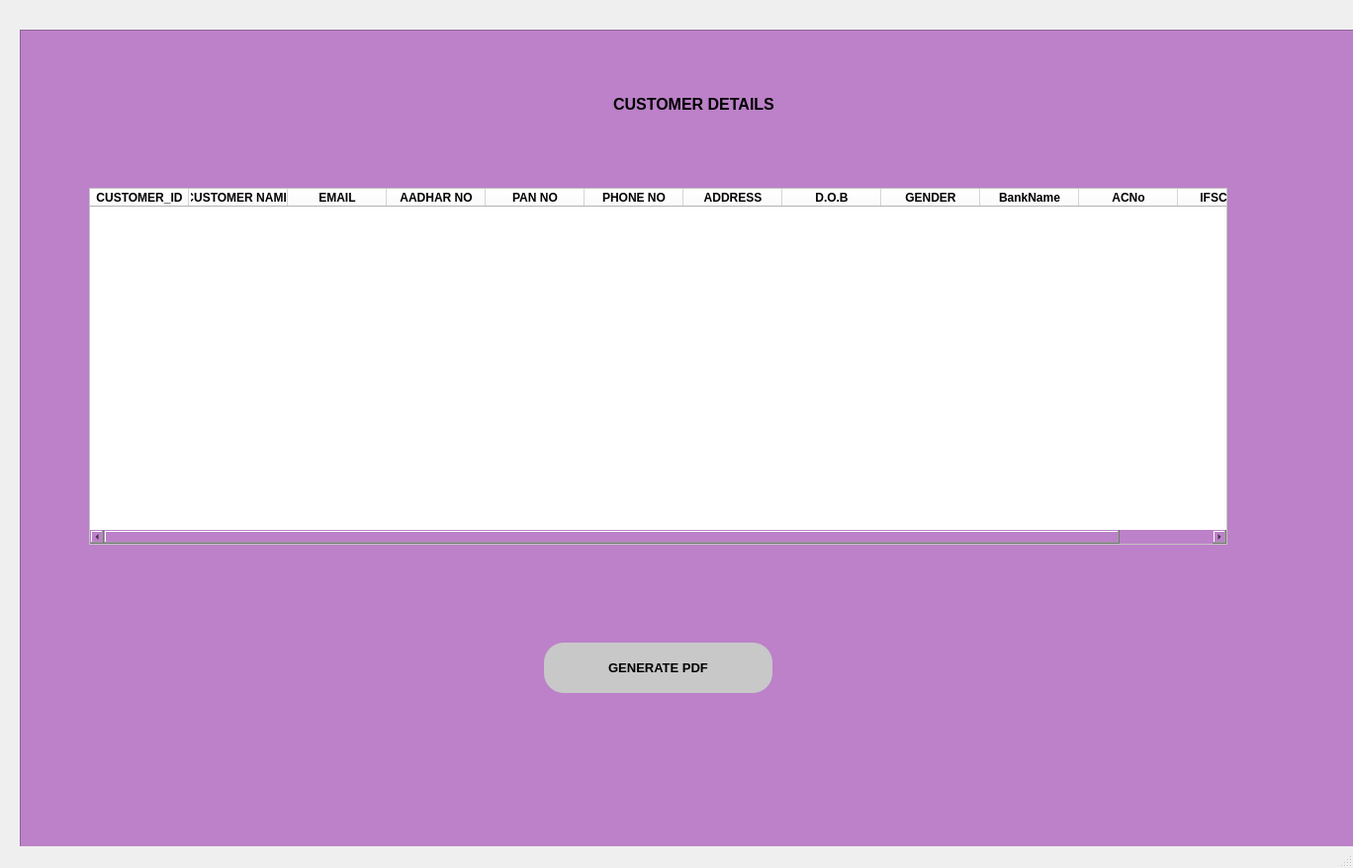
<?xml version="1.0" encoding="UTF-8"?>
<ui version="4.0">
 <class>CUSTOMERDETAILS</class>
 <widget class="QMainWindow" name="CUSTOMERDETAILS">
  <property name="geometry">
   <rect>
    <x>0</x>
    <y>0</y>
    <width>1368</width>
    <height>878</height>
   </rect>
  </property>
  <property name="minimumSize">
   <size>
    <width>1368</width>
    <height>878</height>
   </size>
  </property>
  <property name="maximumSize">
   <size>
    <width>1368</width>
    <height>878</height>
   </size>
  </property>
  <property name="windowTitle">
   <string>Customer Details</string>
  </property>
  <widget class="QWidget" name="centralwidget">
   <widget class="QFrame" name="F1">
    <property name="geometry">
     <rect>
      <x>20</x>
      <y>30</y>
      <width>1368</width>
      <height>878</height>
     </rect>
    </property>
    <property name="minimumSize">
     <size>
      <width>1368</width>
      <height>878</height>
     </size>
    </property>
    <property name="maximumSize">
     <size>
      <width>1368</width>
      <height>878</height>
     </size>
    </property>
    <property name="cursor">
     <cursorShape>PointingHandCursor</cursorShape>
    </property>
    <property name="styleSheet">
     <string notr="true">background-color: rgb(188, 129, 200);</string>
    </property>
    <property name="frameShape">
     <enum>QFrame::StyledPanel</enum>
    </property>
    <property name="frameShadow">
     <enum>QFrame::Raised</enum>
    </property>
    <widget class="QTableWidget" name="customerdetails">
     <property name="geometry">
      <rect>
       <x>70</x>
       <y>160</y>
       <width>1151</width>
       <height>361</height>
      </rect>
     </property>
     <property name="cursor" stdset="0">
      <cursorShape>ForbiddenCursor</cursorShape>
     </property>
     <property name="styleSheet">
      <string notr="true">background-color: rgb(255, 255, 255);</string>
     </property>
     <column>
      <property name="text">
       <string>CUSTOMER_ID</string>
      </property>
      <property name="font">
       <font>
        <weight>75</weight>
        <bold>true</bold>
       </font>
      </property>
     </column>
     <column>
      <property name="text">
       <string>CUSTOMER NAME</string>
      </property>
      <property name="font">
       <font>
        <weight>75</weight>
        <bold>true</bold>
        <kerning>true</kerning>
       </font>
      </property>
     </column>
     <column>
      <property name="text">
       <string>EMAIL</string>
      </property>
      <property name="font">
       <font>
        <weight>75</weight>
        <bold>true</bold>
       </font>
      </property>
     </column>
     <column>
      <property name="text">
       <string>AADHAR NO</string>
      </property>
      <property name="font">
       <font>
        <weight>75</weight>
        <bold>true</bold>
       </font>
      </property>
     </column>
     <column>
      <property name="text">
       <string>PAN NO</string>
      </property>
      <property name="font">
       <font>
        <weight>75</weight>
        <bold>true</bold>
       </font>
      </property>
     </column>
     <column>
      <property name="text">
       <string>PHONE NO</string>
      </property>
      <property name="font">
       <font>
        <weight>75</weight>
        <bold>true</bold>
       </font>
      </property>
     </column>
     <column>
      <property name="text">
       <string>ADDRESS</string>
      </property>
      <property name="font">
       <font>
        <weight>75</weight>
        <bold>true</bold>
       </font>
      </property>
     </column>
     <column>
      <property name="text">
       <string>D.O.B</string>
      </property>
      <property name="font">
       <font>
        <weight>75</weight>
        <bold>true</bold>
       </font>
      </property>
     </column>
     <column>
      <property name="text">
       <string>GENDER</string>
      </property>
      <property name="font">
       <font>
        <weight>75</weight>
        <bold>true</bold>
       </font>
      </property>
     </column>
     <column>
      <property name="text">
       <string>BankName</string>
      </property>
      <property name="font">
       <font>
        <weight>75</weight>
        <bold>true</bold>
       </font>
      </property>
     </column>
     <column>
      <property name="text">
       <string>ACNo</string>
      </property>
      <property name="font">
       <font>
        <weight>75</weight>
        <bold>true</bold>
       </font>
      </property>
     </column>
     <column>
      <property name="text">
       <string>IFSCcode</string>
      </property>
      <property name="font">
       <font>
        <weight>75</weight>
        <bold>true</bold>
       </font>
      </property>
     </column>
    </widget>
    <widget class="QLabel" name="label">
     <property name="geometry">
      <rect>
       <x>600</x>
       <y>50</y>
       <width>211</width>
       <height>51</height>
      </rect>
     </property>
     <property name="font">
      <font>
       <pointsize>12</pointsize>
       <weight>75</weight>
       <bold>true</bold>
      </font>
     </property>
     <property name="text">
      <string>CUSTOMER DETAILS</string>
     </property>
    </widget>
    <widget class="QPushButton" name="pdfbut">
     <property name="geometry">
      <rect>
       <x>530</x>
       <y>620</y>
       <width>231</width>
       <height>51</height>
      </rect>
     </property>
     <property name="font">
      <font>
       <pointsize>10</pointsize>
       <weight>75</weight>
       <bold>true</bold>
      </font>
     </property>
     <property name="cursor">
      <cursorShape>PointingHandCursor</cursorShape>
     </property>
     <property name="styleSheet">
      <string notr="true">background-color: rgb(87, 188, 255);
background-color: rgb(200, 200, 200);
border-radius:20px;</string>
     </property>
     <property name="text">
      <string>GENERATE PDF</string>
     </property>
    </widget>
   </widget>
  </widget>
  <widget class="QMenuBar" name="menubar">
   <property name="geometry">
    <rect>
     <x>0</x>
     <y>0</y>
     <width>1368</width>
     <height>27</height>
    </rect>
   </property>
  </widget>
  <widget class="QStatusBar" name="statusbar"/>
 </widget>
 <resources/>
 <connections/>
</ui>
